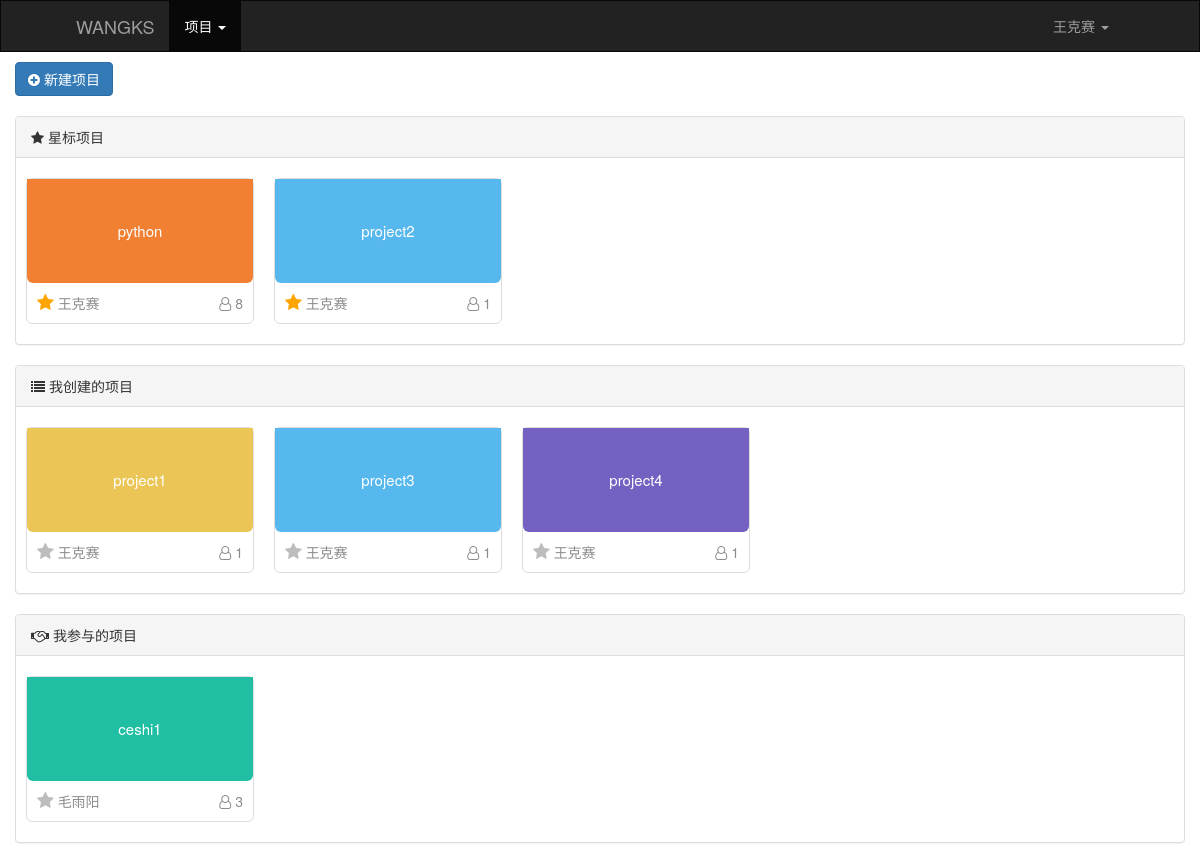
The page /project/list/ (signed in) on the database its author committed.
### web/models.py (models this page shows)
class UserInfo(models.Model):
    username = models.CharField(max_length=32, verbose_name='用户名', db_index=True)
    email = models.EmailField(verbose_name='邮箱')
    password = models.CharField(max_length=32, verbose_name='密码')
    mobile_phone = models.CharField(max_length=32, verbose_name='手机号')
    def __str__(self):
        return self.username

class Project(models.Model):
    COLOR_CHOICES = (
        (1, "#56b8ed"),
        (2, "#f28033"),
        (3, "#ebc656"),
        (4, "#a2d148"),
        (5, "#20BFA4"),
        (6, "#7461c2"),
        (7, "#20bfa3"),
    )
    name = models.CharField(verbose_name='项目名', max_length=32)
    color = models.SmallIntegerField(verbose_name='颜色', choices=COLOR_CHOICES, default=1)
    desc = models.CharField(verbose_name='项目描述', max_length=255, null=True, blank=True)
    use_space = models.BigIntegerField(verbose_name='项目已使用空间', default=0)
    star = models.BooleanField(verbose_name='星标', default=False)
    bucket = models.CharField(verbose_name='腾讯对象存储桶', max_length=128)
    region = models.CharField(verbose_name='腾讯对象存储桶区域', max_length=32)
    join_count = models.SmallIntegerField(verbose_name='参与人数', default=1)
    creator = models.ForeignKey(verbose_name='创建者', to='UserInfo', on_delete=models.DO_NOTHING)
    create_time = models.DateTimeField(verbose_name='创建时间', auto_now_add=True)

### web/views/project.py (the view, shortened to what this page needs)
# urls.py: url(r'^project/list/$', project.project_list, name='project_list'),
def project_list(request):
    if request.method == 'GET':
        form = AddProjectModelForm(request)
        star_project_list = []
        creat_project_list = []
        join_project_list = []
        creat_project = models.Project.objects.filter(creator=request.tracer.user).all()
        join_project = models.ProjectUser.objects.filter(user=request.tracer.user).all()
        for item in creat_project:
            if item.star:
                star_project_list.append({"value": item, "type": "my"})
                continue
            creat_project_list.append(item)
        for item in join_project:
            if item.star:
                star_project_list.append({"value": item.project, "type": "join"})
                continue
            join_project_list.append(item.project)
        return render(request, 'project_list.html', {"form": form,
                                                     "star_project_list": star_project_list,
                                                     "creat_project_list": creat_project_list,
                                                     "join_project_list": join_project_list})

### web/templatetags/project.py (called while the page is built)
@register.inclusion_tag('inclusion/all_project_list.html')
def all_project_list(request):
    creat_project_list = models.Project.objects.filter(creator=request.tracer.user).all()
    join_project_list = models.ProjectUser.objects.filter(user=request.tracer.user).all()
    return {"creat_project_list": creat_project_list, "join_project_list": join_project_list, 'request':request}

### web/templates/project_list.html (shortened to what this page needs)
{% extends 'layout/manage.html' %}
{% block content %}
    <div class="container-fluid project">
        <button class="btn btn-primary" data-toggle="modal" data-target="#addModal"><i class="fa fa-plus-circle"
                                                                                       aria-hidden="true"></i> 新建项目
        </button>
    <div class="panel panel-default" style="margin-top: 20px">
        <div class="panel-heading"><i class="fa fa-star" aria-hidden="true"></i> 星标项目</div>
        <div class="panel-body">
            {% for item in star_project_list %}
                <div class="item">
                    <a href="{% url 'web:dashboard' project_id=item.value.id %}" class="title" style="background-color: {{ item.value.get_color_display }}">{{ item.value.name }}</a>
                    <div class="info">
                        <div>
                            <a href="{% url 'web:project_unstar' project_type=item.type project_id=item.value.id %}">
                                <i class="fa fa-star" aria-hidden="true" style="color: orange"></i>
                            </a>
                            <span>{{ item.value.creator.username }}</span>
                        </div>
                        <div>
                            <i class="fa fa-user-o" aria-hidden="true"></i>
                            <span>{{ item.value.join_count }}</span>
                        </div>
                    </div>
                </div>
            {% endfor %}
        </div>
    </div>
    <div class="panel panel-default">
        <div class="panel-heading"><i class="fa fa-list" aria-hidden="true"></i> 我创建的项目</div>
        <div class="panel-body">
            {% for item in creat_project_list %}
                <div class="item">
                    <a href="{% url 'web:dashboard' project_id=item.id %}" class="title" style="background-color: {{ item.get_color_display }}">{{ item.name }}</a>
                    <div class="info">
                        <div>
                            <a href="{% url 'web:project_star' project_type='my' project_id=item.id %}">
                                <i class="fa fa-star" aria-hidden="true" style="color: #bdbdbd"></i>
                            </a>
                            <span>{{ item.creator.username }}</span>
                        </div>
                        <div>
                            <i class="fa fa-user-o" aria-hidden="true"></i>
                            <span>{{ item.join_count }}</span>
                        </div>
                    </div>
                </div>
            {% endfor %}
        </div>
    </div>
    <div class="panel panel-default">
        <div class="panel-heading"><i class="fa fa-handshake-o" aria-hidden="true"></i> 我参与的项目</div>
        <div class="panel-body">
            {% for item in join_project_list %}
                <div class="item">
                    <a href="{% url 'web:dashboard' project_id=item.id %}" class="title" style="background-color: {{ item.get_color_display }}">{{ item.name }}</a>
                    <div class="info">
                        <div>
                            <a href="{% url 'web:project_star' project_type='join' project_id=item.id %}">
                                <i class="fa fa-star" aria-hidden="true" style="color: #bdbdbd"></i>
                            </a>
                            <span>{{ item.creator.username }}</span>
                        </div>
                        <div>
                            <i class="fa fa-user-o" aria-hidden="true"></i>
                            <span>{{ item.join_count }}</span>
                        </div>
                    </div>
                </div>
            {% endfor %}
        </div>
    </div>
    </div>
{% endblock %}

### web/templates/layout/manage.html (shortened to what this page needs)
{% load static %}
{% load project %}
<!DOCTYPE html>
<html lang="en">
<head>
    <link rel="stylesheet" href="{% static 'plugin/bootstrap/css/bootstrap.min.css' %}">
    <link rel="stylesheet" href="{% static 'plugin/font-awesome/css/font-awesome.min.css' %}">
</head>
<body>
<nav class="navbar navbar-inverse">
    <div class="container-fluid">
        <div class="navbar-header">
            <a class="navbar-brand" href="{% url 'web:project_list' %}">WANGKS</a>
        </div>
        <div class="collapse navbar-collapse" id="bs-example-navbar-collapse-1">
            <ul class="nav navbar-nav">
                {% all_project_list request %}
            </ul>
            <ul class="nav navbar-nav navbar-right">
                <li class="dropdown">
                    <a class="dropdown-toggle" data-toggle="dropdown" role="button" aria-haspopup="true"
                       aria-expanded="false">{{ request.tracer.user }} <span class="caret"></span></a>
                </li>
            </ul>
        </div>
    </div>
</nav>
{% block content %}{% endblock %}
</body>
</html>

### web/templates/layout/manage.html (style rules this page uses)
.navbar { border-radius: 0; margin-bottom: 0; padding: 0 60px; }

### web/templates/project_list.html (style rules this page uses)
.panel-body { padding: 0; display: flex; flex-direction: row; justify-content: left; align-items: flex-start; flex-wrap: wrap; }
.project { margin-top: 10px; }
.panel-body > .item { border-radius: 6px; width: 228px; border: 1px solid #dddddd; margin: 20px 10px; }
.panel-body > .item > .title { height: 104px; color: white; display: flex; justify-content: center; align-items: center; border-bottom-left-radius: 6px; border-bottom-right-radius: 6px; font-size: 15px; text-decoration: none; }
.panel-body > .item > .info { padding: 10px 10px; display: flex; justify-content: space-between; border-bottom-left-radius: 6px; border-bottom-right-radius: 6px; color: #8c8c8c; }
.panel-body > .item > .info a { text-decoration: none; }
.panel-body > .item > .info .fa-star { font-size: 18px; }

### rows shown on the page
UserInfo: tracer.user "王克赛"
Project: value.name "python", value.creator.username "王克赛", value.join_count "8"
Project: value.name "project2", value.creator.username "王克赛", value.join_count "1"
Project: name "project1", creator.username "王克赛", join_count "1"
Project: name "project3", creator.username "王克赛", join_count "1"
Project: name "project4", creator.username "王克赛", join_count "1"
Project: name "ceshi1", creator.username "毛雨阳", join_count "3"
